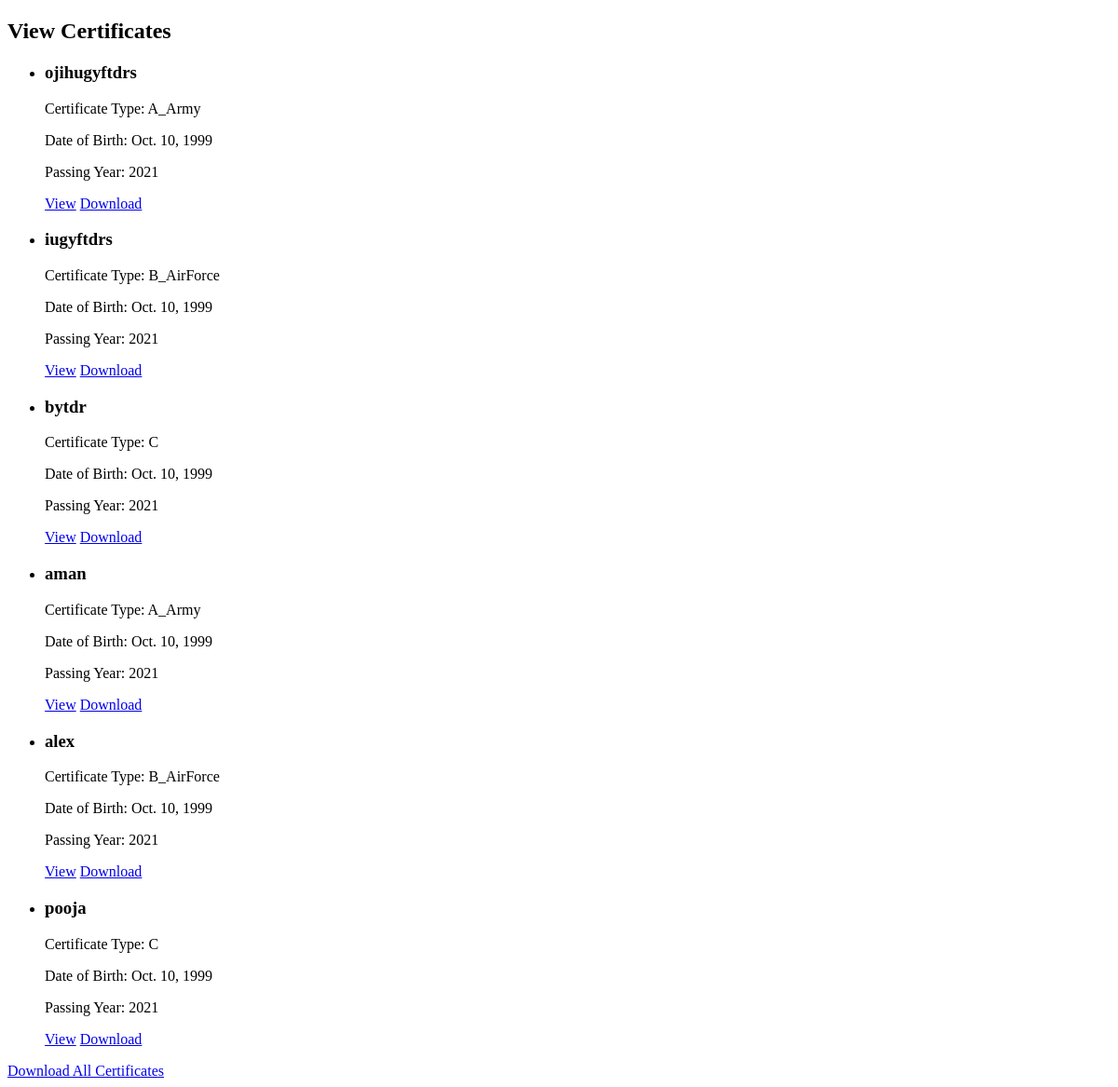
Page /view-certificates/ on the earlier database version.
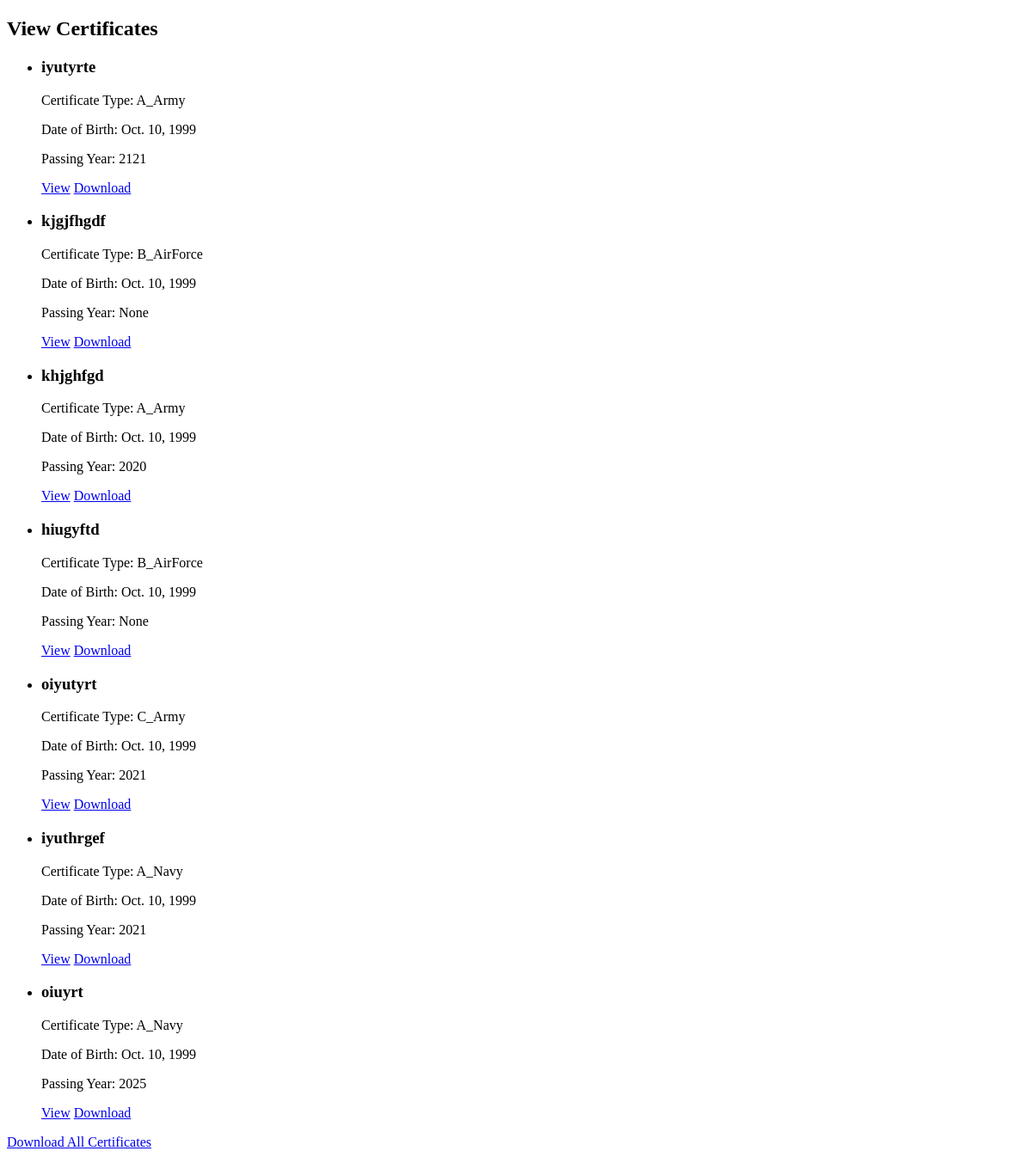
Same page on the later database version.
### mainapp/models.py (models this page shows, shortened)
class Certificate(models.Model):
    CERTIFICATE_TYPE_CHOICES = [
        ('A_Army', 'A Army'),
        ('A_AirForce', 'A AirForce'),
        ('A_Navy', 'A Navy'),
        ('B_AirForce', 'B AirForce'),
        ('B_Army', 'B Army'),
        ('B_Navy', 'B Navy'),
        ('C_Army', 'C Army'),
    ]
    Name = models.CharField(max_length=100, null=True, blank=True)
    DOB = models.DateField(null=True, blank=True)
    Guardian = models.CharField(max_length=100, null=True, blank=True)
    CertificateType = models.CharField(max_length=20, choices=CERTIFICATE_TYPE_CHOICES, null=True, blank=True)
    CadetRank = models.CharField(max_length=20, null=True, blank=True)
    PassingYear = models.IntegerField(null=True, blank=True)
    Grade = models.CharField(max_length=10, null=True, blank=True)
    Unit = models.CharField(max_length=50, null=True, blank=True)
    Directorate = models.CharField(max_length=50, null=True, blank=True)
    Place = models.CharField(max_length=100, null=True, blank=True)
    Institute = models.CharField(max_length=100, null=True, blank=True)
    certificate_number = models.CharField(max_length=50, null=True, blank=True)
    serial_number = models.CharField(max_length=50, null=True, blank=True)
    user_image = models.ImageField(upload_to='media/', null=True, blank=True)
    qr_code = models.ImageField(upload_to='qr_codes/', blank=True)
    final_certificate = models.ImageField(upload_to='media/certificates/', null=True, blank=True)
    is_duplicate = models.BooleanField(default=False)
    reviewer_ceo = models.ForeignKey('auth.User', related_name='ceo_reviews', on_delete=models.SET_NULL, null=True, blank=True)
    reviewer_register_head = models.ForeignKey('auth.User', related_name='register_head_reviews', on_delete=models.SET_NULL, null=True, blank=True)
    reviewer_staff = models.ForeignKey('auth.User', related_name='staff_reviews', on_delete=models.SET_NULL, null=True, blank=True)
    ceo_review_status = models.BooleanField(null=True, blank=True)
    register_head_review_status = models.BooleanField(null=True, blank=True)
    staff_review_status = models.BooleanField(null=True, blank=True)
    signature_image = models.ImageField(upload_to='signatures/', null=True, blank=True)

### mainapp/views.py (the view)
# urls.py: path('view-certificates/', view_certificates, name='view_certificates'),
def view_certificates(request):
    certificates = Certificate.objects.all()
    return render(request, 'view_certificates.html', {'certificates': certificates})

### mainapp/templates/view_certificates.html (shortened to what this page needs)
<!DOCTYPE html>
<html lang="en">
<head>
</head>
<body>
    <h2>View Certificates</h2>
    {% if certificates %}
        <ul>
            {% for certificate in certificates %}
                <li>
                    <h3>{{ certificate.Name }}</h3>
                    <p>Certificate Type: {{ certificate.CertificateType }}</p>
                    <p>Date of Birth: {{ certificate.DOB }}</p>
                    <p>Passing Year: {{ certificate.PassingYear }}</p>
                    <a href="{% url 'view_certificate_detail' certificate_id=certificate.id %}" class="btn btn-primary" target="_blank">View</a>
                    <a href="{% url 'download_certificate_detail' certificate_id=certificate.id %}" class="btn btn-success">Download</a>
                </li>
            {% endfor %}
        </ul>
        <a href="{% url 'download_all_certificates' %}" class="btn btn-primary">Download All Certificates</a>
    {% else %}
        <p>No certificates found.</p>
    {% endif %}
</body>
</html>

Differences in the rows shown:
changed Certificate: Name "ojihugyftdrs" → "iyutyrte"; PassingYear "2021" → "2121"
changed Certificate: Name "iugyftdrs" → "kjgjfhgdf"; PassingYear "2021" → "None"
changed Certificate: Name "bytdr" → "khjghfgd"; CertificateType "C" → "A_Army"; PassingYear "2021" → "2020"
changed Certificate: Name "aman" → "hiugyftd"; CertificateType "A_Army" → "B_AirForce"; PassingYear "2021" → "None"
changed Certificate: Name "alex" → "oiyutyrt"; CertificateType "B_AirForce" → "C_Army"
changed Certificate: Name "pooja" → "iyuthrgef"; CertificateType "C" → "A_Navy"
added Certificate: Name "oiuyrt", CertificateType "A_Navy", DOB "Oct. 10, 1999", PassingYear "2025"
